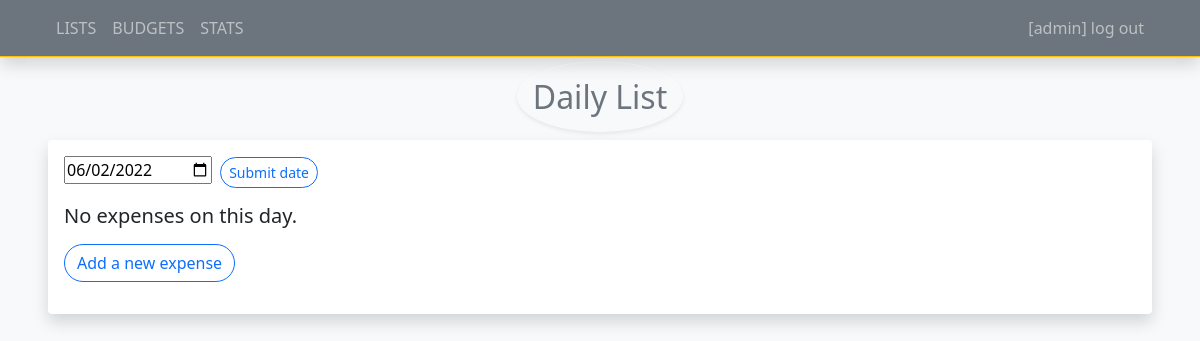
The app's page / (signed in), older data.
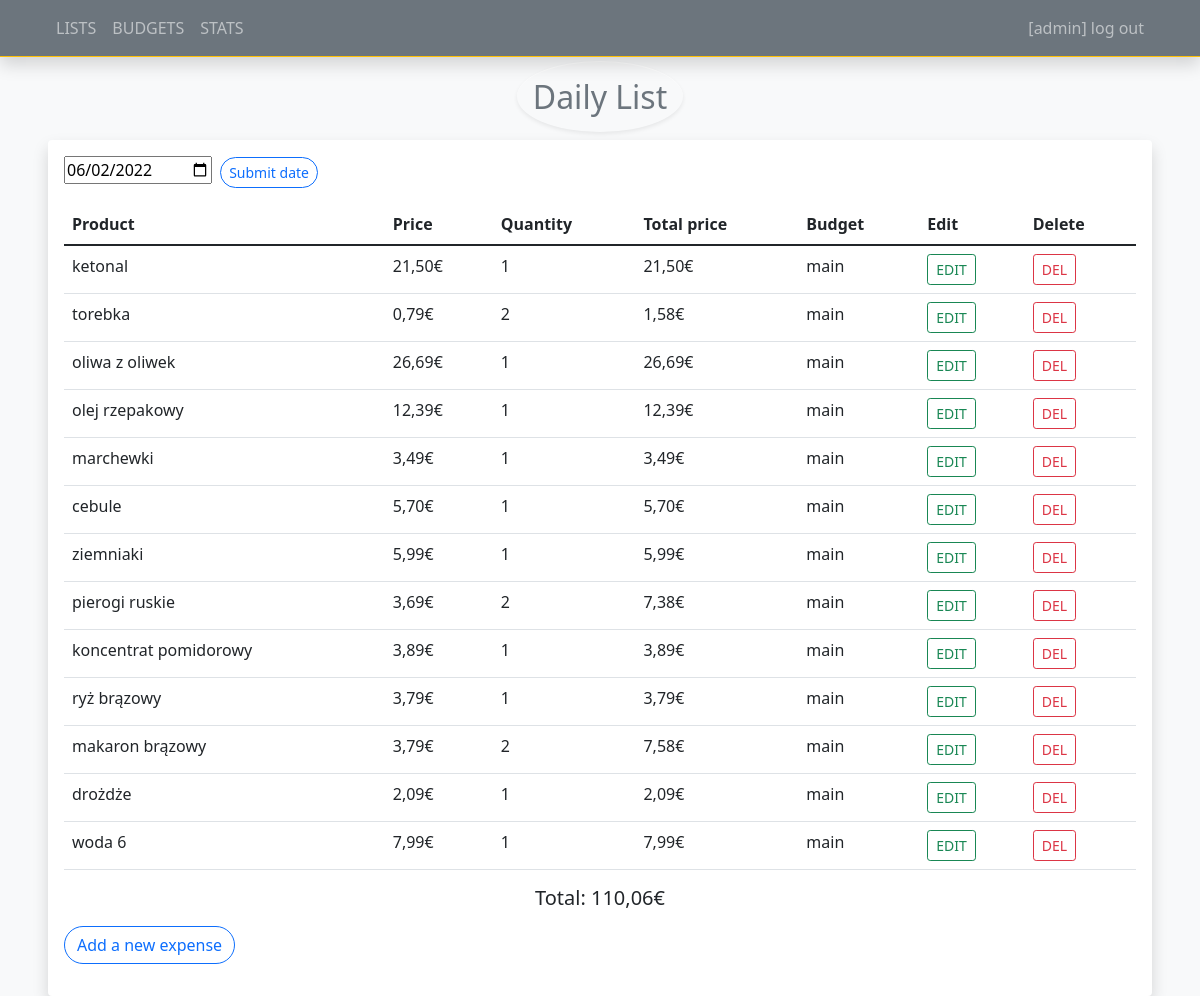
The same page, newer data.
### list/models.py (models this page shows, shortened)
class Product(models.Model):
    name = models.CharField(max_length=64)
    price = models.DecimalField(decimal_places=2, max_digits=10)
    quantity = models.IntegerField(default=1)
    buyDate = models.DateField(default=datetime.date.today, null=False)
    budget = models.ForeignKey(Budget, null=True, on_delete=models.SET_NULL, blank=True, related_name="products")
    def total(self):
        return self.price * self.quantity

class Budget(models.Model):
    name = models.CharField(max_length=64)
    value = models.DecimalField(decimal_places=2, max_digits=8, null=True)
    date = models.DateField(auto_now_add=True)
    def __str__(self):
        return f"{self.name}"

### list/views.py (the view)
# urls.py: path('', views.index, name='index'),
def index(request):
    if not request.user.is_authenticated:
        return redirect('login')
    else:
        date_now = datetime.date.today().strftime("%Y-%m-%d")
        date_input = request.POST.get('input_date')
        if date_now != date_input and date_input != None:
            date_now = date_input
        products = Product.objects.filter(buyDate=f"{date_now}")
        total_price = 0
        for product in products:
            total_price += product.total()
        return render(request, 'list/index.html', {
            'date': date_now,
            'products': products,
            'total_price': total_price
        })

### list/templates/list/index.html (shortened to what this page needs)
{% extends 'list/main.html' %}
{% block content %}
<div class="d-flex justify-content-center">
    <h2 class="d-inline-flex p-3 text-center text-secondary shadow-sm rounded-circle border-top border-white">Daily List
    </h2><br>
</div>
<div class="bg-white shadow rounded p-3">
    <form action="{% url 'index' %}" method="post">
        <input type="date" name="input_date" value="{{ date }}" required="required">
        <input type="submit" value="Submit date" class="btn btn-outline-primary btn-sm rounded-pill mx-1">
    </form>
    {% if products %}
    <p>
    <table class="table table-hover">
        <thead>
            <tr>
                <th>Product</th>
                <th>Price</th>
                <th>Quantity</th>
                <th>Total price</th>
                <th>Budget</th>
                <th>Edit</th>
                <th>Delete</th>
            </tr>
        </thead>
        <tbody>
            {% for product in products %}
            <tr>
                <td>{{ product.name }}</td>
                <td>{{ product.price }}€</td>
                <td>{{ product.quantity }}</td>
                <td>{{ product.total }}€</td>
                <td>{{ product.budget }}</td>
                <td><a href="{% url 'edit' product.id %}" class="btn btn-outline-success btn-sm">EDIT</a></td>
                <td><a href="{% url 'delete' product.id %}" class="btn btn-outline-danger btn-sm">DEL</a></td>
            </tr>
            {% endfor %}
        </tbody>
    </table>
    <p>
        <h5 class="text-center">Total: {{total_price}}€</h5>
    </p>
    {% else %}
    <p>
        <h5>No expenses on this day.</h5>
    </p>
    {% endif %}
    <p>
        <a href="{% url 'add' %}"><button class="btn btn-outline-primary rounded-pill">Add a new expense</button></a>
    </p>
</div>
{% endblock %}

### list/templates/list/main.html (shortened to what this page needs)
<!DOCTYPE html>
<html lang="pl-PL" class="bg-light">
<head>
  <link href="https://cdn.jsdelivr.net/npm/bootstrap@5.1.3/dist/css/bootstrap.min.css" rel="stylesheet"
>
</head>
<body class="bg-light">
  {% if request.user.is_authenticated %}
  <nav class="navbar navbar-expand-lg navbar-dark bg-secondary mb-1 px-5 d-flex justify-content-between shadow border-bottom border-warning">
    <div class="navbar-nav">
      <a class="nav-item nav-link" href="{% url 'index' %}">LISTS</a>
      <a class="nav-item nav-link" href="{% url 'budget' %}">BUDGETS</a>
      <a class="nav-item nav-link" href="{% url 'stats' %}">STATS</a>
    </div>
    <div class="navbar-nav">
      <a class="nav-item nav-link" href="{% url 'logout' %}">[{{request.user.username}}] log out</a>
    </div>
  </nav>
  {% endif %}
  <div class="mx-5">
    {% block content %}
    {% endblock %}
  </div>
</body>
</html>

Row changes from the older to the newer data that the page shows:
added Product: name "ketonal", price "21,50", quantity "1", total "21,50", budget "main"
added Product: name "torebka", price "0,79", quantity "2", total "1,58", budget "main"
added Product: name "oliwa z oliwek", price "26,69", quantity "1", total "26,69", budget "main"
added Product: name "olej rzepakowy", price "12,39", quantity "1", total "12,39", budget "main"
added Product: name "marchewki", price "3,49", quantity "1", total "3,49", budget "main"
added Product: name "cebule", price "5,70", quantity "1", total "5,70", budget "main"
added Product: name "ziemniaki", price "5,99", quantity "1", total "5,99", budget "main"
added Product: name "pierogi ruskie", price "3,69", quantity "2", total "7,38", budget "main"
added Product: name "koncentrat pomidorowy", price "3,89", quantity "1", total "3,89", budget "main"
added Product: name "ryż brązowy", price "3,79", quantity "1", total "3,79", budget "main"
added Product: name "makaron brązowy", price "3,79", quantity "2", total "7,58", budget "main"
added Product: name "drożdże", price "2,09", quantity "1", total "2,09", budget "main"
added Product: name "woda 6", price "7,99", quantity "1", total "7,99", budget "main"
Text that changed along with them:
{{ total_price }}: (not shown) → "110,06"
text no longer shown: "No expenses on this day."
text now shown: "Product Price Quantity Total price Budget Edit Delete Total: €"
